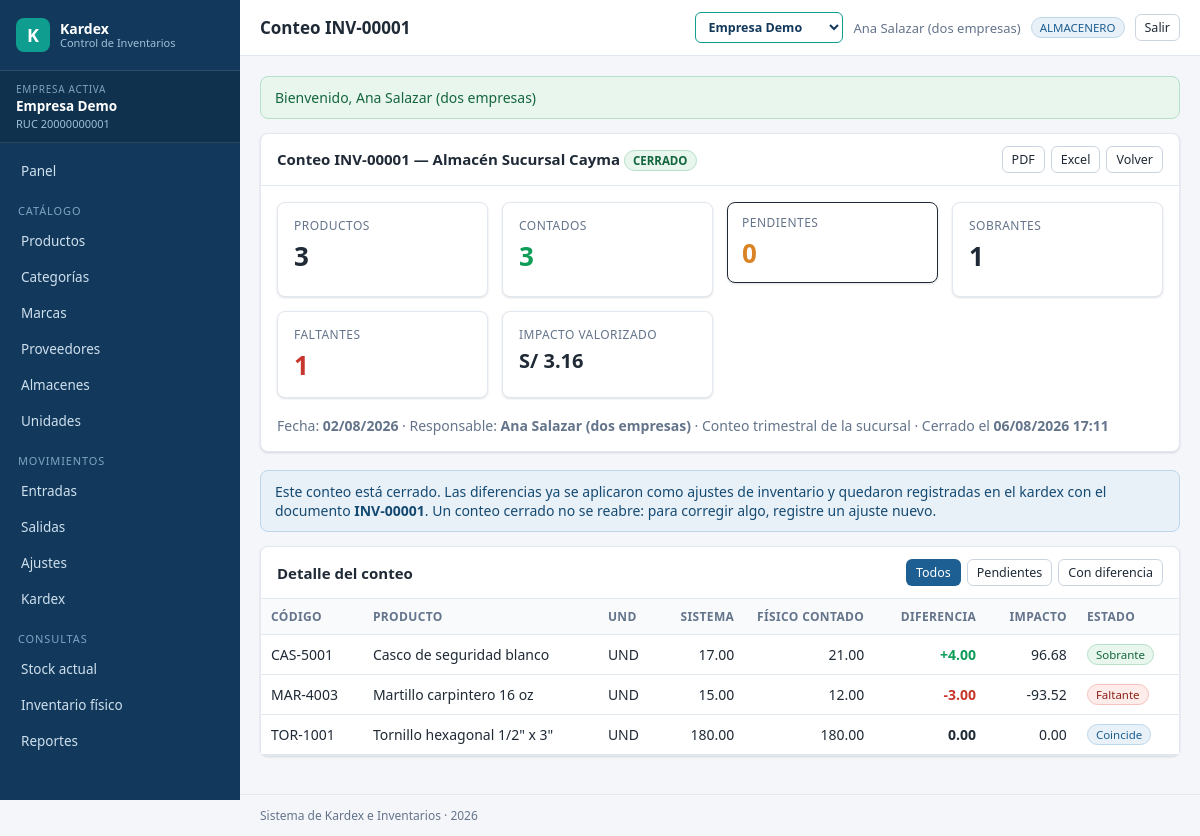
The page /inventario_fisico.php?a=ver&id=1 (signed in) on the database as committed earlier.
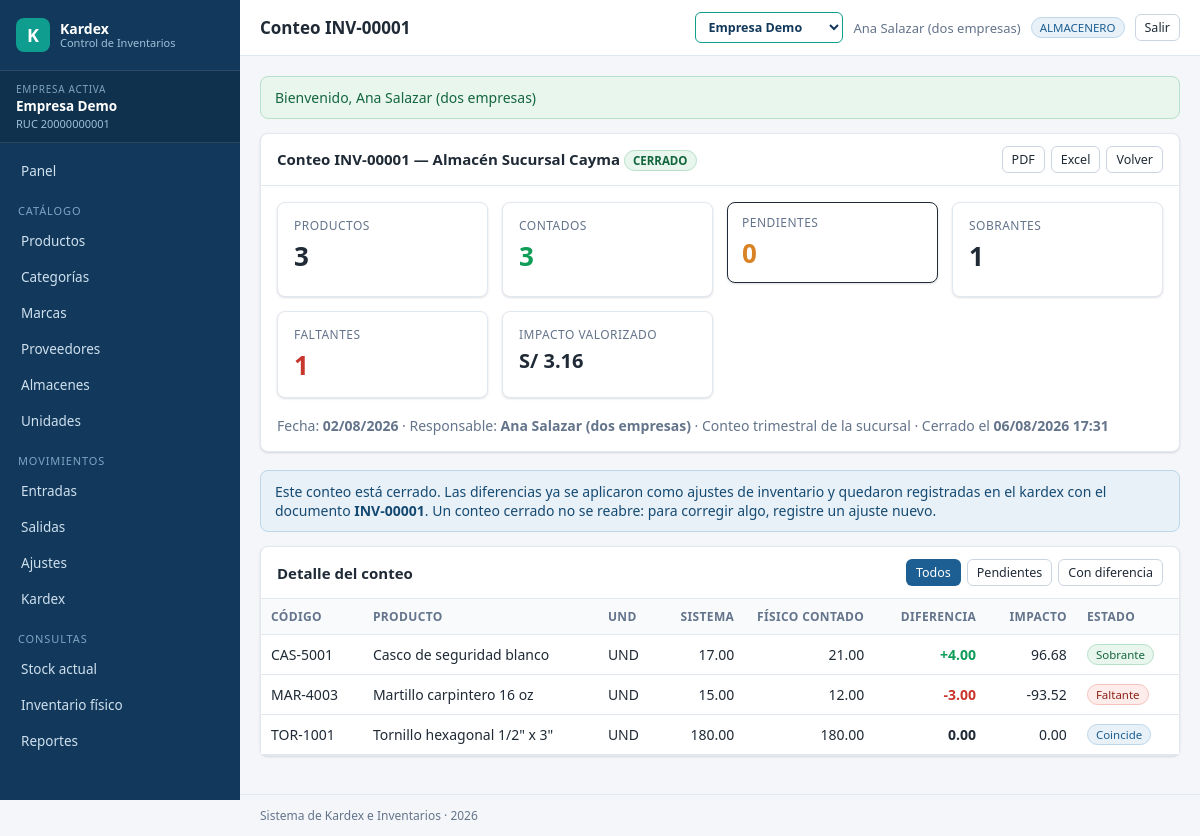
The same page on the database as committed later.
### tables this page shows
CREATE TABLE inventarios (
  id          INT UNSIGNED AUTO_INCREMENT PRIMARY KEY,
  empresa_id  INT UNSIGNED NOT NULL,
  codigo      VARCHAR(30)  NOT NULL,
  fecha       DATE         NOT NULL,
  almacen_id  INT UNSIGNED NOT NULL,
  estado      ENUM('ABIERTO','CERRADO') NOT NULL DEFAULT 'ABIERTO',
  observacion VARCHAR(255) NULL,
  usuario_id  INT UNSIGNED NOT NULL,
  creado_en   DATETIME NOT NULL DEFAULT CURRENT_TIMESTAMP,
  cerrado_en  DATETIME NULL,
  CONSTRAINT fk_inv_emp FOREIGN KEY (empresa_id) REFERENCES empresas(id),
  CONSTRAINT fk_inv_alm FOREIGN KEY (almacen_id) REFERENCES almacenes(id),
  CONSTRAINT fk_inv_usr FOREIGN KEY (usuario_id) REFERENCES usuarios(id),
  UNIQUE KEY uq_inv_emp_codigo (empresa_id, codigo)
);

CREATE TABLE usuarios (
  id             INT UNSIGNED AUTO_INCREMENT PRIMARY KEY,
  usuario        VARCHAR(60)  NOT NULL UNIQUE,
  nombres        VARCHAR(120) NOT NULL,
  email          VARCHAR(150) NULL UNIQUE,
  password_hash  VARCHAR(255) NOT NULL,
  estado         TINYINT(1)   NOT NULL DEFAULT 1,
  ultimo_acceso  DATETIME     NULL,
  intentos_fallidos TINYINT UNSIGNED NOT NULL DEFAULT 0,
  bloqueado_hasta   DATETIME  NULL,
  creado_en      DATETIME     NOT NULL DEFAULT CURRENT_TIMESTAMP,
  actualizado_en DATETIME     NULL ON UPDATE CURRENT_TIMESTAMP
);

CREATE TABLE almacenes (
  id         INT UNSIGNED AUTO_INCREMENT PRIMARY KEY,
  empresa_id INT UNSIGNED NOT NULL,
  codigo     VARCHAR(20)  NOT NULL,
  nombre     VARCHAR(120) NOT NULL,
  direccion  VARCHAR(255) NULL,
  estado     TINYINT(1)   NOT NULL DEFAULT 1,
  CONSTRAINT fk_alm_emp FOREIGN KEY (empresa_id) REFERENCES empresas(id),
  UNIQUE KEY uq_alm_emp_codigo (empresa_id, codigo)
);

### views/inventario_fisico/detalle.php (the view, shortened to what the changed rows need)
<?php
$abierto = $inv['estado'] === 'ABIERTO';
$puede   = Auth::puede('inventario.gestionar');
$r       = $inv['resumen'];
$detalle = array_filter($inv['detalle'], function ($d) use ($filtro) {
    return match ($filtro) {
        'pendientes'  => $d['stock_fisico'] === null,
        'diferencias' => $d['stock_fisico'] !== null && (float) $d['diferencia'] != 0.0,
        default       => true,
    };
});
?>
<div class="tarjeta">
  <div class="tarjeta-cab">
    <h2>Conteo <?= e($inv['codigo']) ?> — <?= e($inv['almacen']) ?>
      <span class="badge <?= $abierto ? 'badge-warn' : 'badge-ok' ?>"><?= e($inv['estado']) ?></span>
    </h2>
    <div class="acciones">
      <a class="btn btn-sm btn-gris" href="<?= url('exportar.php?r=inventario_fisico&f=pdf&inventario_id=' . $inv['id']) ?>">PDF</a>
      <a class="btn btn-sm btn-gris" href="<?= url('exportar.php?r=inventario_fisico&f=xlsx&inventario_id=' . $inv['id']) ?>">Excel</a>
      <a class="btn btn-sm btn-gris" href="<?= url('inventario_fisico.php') ?>">Volver</a>
    </div>
  </div>
  <div class="tarjeta-cuerpo">
    <div class="kpis">
      <div class="kpi"><div class="etiqueta">Productos</div><div class="valor"><?= (int) $r['items'] ?></div></div>
      <div class="kpi exito"><div class="etiqueta">Contados</div><div class="valor"><?= (int) $r['contados'] ?></div></div>
      <div class="kpi alerta"><div class="etiqueta">Pendientes</div><div class="valor"><?= (int) $r['pendientes'] ?></div></div>
      <div class="kpi"><div class="etiqueta">Sobrantes</div><div class="valor"><?= (int) $r['sobrantes'] ?></div></div>
      <div class="kpi peligro"><div class="etiqueta">Faltantes</div><div class="valor"><?= (int) $r['faltantes'] ?></div></div>
      <div class="kpi"><div class="etiqueta">Impacto valorizado</div>
        <div class="valor" style="font-size:20px"><?= Empresa::simbolo() ?> <?= Vista::num($r['impacto']) ?></div></div>
    </div>
    <p style="color:var(--suave);margin:0">
      Fecha: <strong><?= Vista::fecha($inv['fecha']) ?></strong> ·
      Responsable: <strong><?= e($inv['usuario_nombre']) ?></strong>
      <?php if ($inv['observacion']): ?> · <?= e($inv['observacion']) ?><?php endif; ?>
      <?php if (!$abierto && $inv['cerrado_en']): ?>
        · Cerrado el <strong><?= Vista::fecha($inv['cerrado_en'], true) ?></strong>
      <?php endif; ?>
    </p>
  </div>
</div>
<?php if (!$abierto): ?>
  <div class="alerta alerta-info">
    Este conteo está cerrado. Las diferencias ya se aplicaron como ajustes de inventario
    y quedaron registradas en el kardex con el documento <strong><?= e($inv['codigo']) ?></strong>.
    Un conteo cerrado no se reabre: para corregir algo, registre un ajuste nuevo.
  </div>
<?php endif; ?>
<div class="tarjeta">
  <div class="tarjeta-cab">
    <h2>Detalle del conteo</h2>
    <div class="acciones">
      <a class="btn btn-sm <?= $filtro === 'todos' ? '' : 'btn-gris' ?>"
         href="<?= url('inventario_fisico.php?a=ver&id=' . $inv['id'] . '&ver=todos') ?>">Todos</a>
      <a class="btn btn-sm <?= $filtro === 'pendientes' ? '' : 'btn-gris' ?>"
         href="<?= url('inventario_fisico.php?a=ver&id=' . $inv['id'] . '&ver=pendientes') ?>">Pendientes</a>
      <a class="btn btn-sm <?= $filtro === 'diferencias' ? '' : 'btn-gris' ?>"
         href="<?= url('inventario_fisico.php?a=ver&id=' . $inv['id'] . '&ver=diferencias') ?>">Con diferencia</a>
    </div>
  </div>
  <form method="post" id="formConteo">
    <div class="tabla-scroll">
      <?php if (!$detalle): ?>
        <p class="vacio">No hay líneas que mostrar con ese filtro.</p>
      <?php else: ?>
      <table class="tabla" id="tablaConteo">
        <thead><tr>
          <th>Código</th><th>Producto</th><th>Und</th>
          <th class="num">Sistema</th>
          <th class="num" style="width:130px">Físico contado</th>
          <th class="num">Diferencia</th>
          <th class="num">Impacto</th>
          <th>Estado</th>
        </tr></thead>
        <tbody>
        <?php foreach ($detalle as $d): ?>
          <?php
            $contado = $d['stock_fisico'] !== null;
            $dif     = (float) ($d['diferencia'] ?? 0);
            $impacto = $contado ? $dif * (float) $d['costo_promedio'] : 0;
          ?>
          <tr data-buscar="<?= e(mb_strtolower($d['codigo'] . ' ' . $d['descripcion'])) ?>">
            <td><?= e($d['codigo']) ?></td>
            <td><?= e($d['descripcion']) ?></td>
            <td><?= e($d['unidad']) ?></td>
            <td class="num"><?= Vista::num($d['stock_sistema']) ?></td>
            <td class="num">
              <?php if ($abierto && $puede): ?>
                <input type="number" step="0.0001" min="0" style="text-align:right"
                       name="fisico[<?= (int) $d['id'] ?>]"
                       data-sistema="<?= e($d['stock_sistema']) ?>"
                       data-costo="<?= e($d['costo_promedio']) ?>"
                       value="<?= $contado ? e($d['stock_fisico']) : '' ?>"
                       placeholder="—">
              <?php else: ?>
                <?= $contado ? Vista::num($d['stock_fisico']) : '—' ?>
              <?php endif; ?>
            </td>
            <td class="num celda-dif">
              <?php if ($contado): ?>
                <strong style="color:<?= $dif > 0 ? 'var(--ok)' : ($dif < 0 ? 'var(--error)' : 'inherit') ?>">
                  <?= ($dif > 0 ? '+' : '') . Vista::num($dif) ?></strong>
              <?php else: ?>—<?php endif; ?>
            </td>
            <td class="num celda-imp"><?= $contado ? Vista::num($impacto) : '—' ?></td>
            <td class="celda-est">
              <?php if (!$contado): ?><span class="badge badge-warn">Sin contar</span>
              <?php elseif ($dif > 0): ?><span class="badge badge-ok">Sobrante</span>
              <?php elseif ($dif < 0): ?><span class="badge badge-error">Faltante</span>
              <?php else: ?><span class="badge">Coincide</span><?php endif; ?>
            </td>
          </tr>
        <?php endforeach; ?>
        </tbody>
      </table>
      <?php endif; ?>
    </div>
  </form>
</div>

### views/layout.php (shortened to what the changed rows need)
<!DOCTYPE html>
<html lang="es">
<head>
<link rel="stylesheet" href="<?= url('assets/css/app.css') ?>">
</head>
<body>
<div class="layout">
  <aside class="sidebar" id="sidebar">
    <div class="brand">
      <span class="brand-mark">K</span>
      <span class="brand-text">Kardex<small>Control de Inventarios</small></span>
    </div>
    <div class="empresa-activa" title="<?= e(Empresa::actual()['razon_social'] ?? '') ?>">
      <span class="empresa-etiqueta">Empresa activa</span>
      <span class="empresa-nombre"><?= e(Empresa::nombre()) ?></span>
      <span class="empresa-ruc">RUC <?= e(Empresa::actual()['ruc'] ?? '') ?></span>
    </div>
    <nav class="menu">
      <a href="<?= url('index.php') ?>" class="<?= $_SERVER['SCRIPT_NAME'] === url('index.php') ? 'activo' : '' ?>">Panel</a>
      <?php if (Auth::puede('productos.ver')): ?>
        <span class="menu-grupo">Catálogo</span>
        <a href="<?= url('productos.php') ?>">Productos</a>
      <?php endif; ?>
      <?php if (Auth::puede('catalogos.ver')): ?>
        <a href="<?= url('catalogos.php?t=categorias') ?>">Categorías</a>
        <a href="<?= url('catalogos.php?t=marcas') ?>">Marcas</a>
        <a href="<?= url('catalogos.php?t=proveedores') ?>">Proveedores</a>
        <a href="<?= url('catalogos.php?t=almacenes') ?>">Almacenes</a>
        <a href="<?= url('catalogos.php?t=unidades') ?>">Unidades</a>
      <?php endif; ?>
      <?php if (Auth::puede('entradas.ver') || Auth::puede('salidas.ver')): ?>
        <span class="menu-grupo">Movimientos</span>
      <?php endif; ?>
      <?php if (Auth::puede('entradas.ver')): ?><a href="<?= url('entradas.php') ?>">Entradas</a><?php endif; ?>
      <?php if (Auth::puede('salidas.ver')): ?><a href="<?= url('salidas.php') ?>">Salidas</a><?php endif; ?>
      <?php if (Auth::puede('ajustes.registrar')): ?><a href="<?= url('ajustes.php') ?>">Ajustes</a><?php endif; ?>
      <?php if (Auth::puede('kardex.ver')): ?><a href="<?= url('kardex.php') ?>">Kardex</a><?php endif; ?>
      <span class="menu-grupo">Consultas</span>
      <?php if (Auth::puede('inventario.ver')): ?>
        <a href="<?= url('inventario.php') ?>">Stock actual</a>
        <a href="<?= url('inventario_fisico.php') ?>">Inventario físico</a>
      <?php endif; ?>
      <?php if (Auth::puede('reportes.ver')): ?><a href="<?= url('reportes.php') ?>">Reportes</a><?php endif; ?>
    </nav>
  </aside>
  <div class="contenedor">
    <header class="topbar">
      <h1><?= e($tituloPagina) ?></h1>
      <div class="usuario-box">
        <?php $misEmpresas = Empresa::delUsuario(Auth::id()); ?>
        <?php if (count($misEmpresas) > 1): ?>
          <select class="selector-empresa" onchange="if(this.value) location.href=this.value">
            <?php foreach ($misEmpresas as $em): ?>
              <option value="<?= url('empresas.php?a=cambiar&id=' . $em['id']) ?>"
                      <?= (int) $em['id'] === Empresa::id() ? 'selected' : '' ?>>
                <?= e($em['nombre_corto']) ?>
              </option>
            <?php endforeach; ?>
          </select>
        <?php endif; ?>
        <span class="usuario-nombre"><?= e(Auth::usuario()['nombres'] ?? '') ?></span>
        <span class="badge"><?= e(Auth::rol()) ?></span>
        <a class="btn btn-sm btn-gris" href="<?= url('logout.php') ?>">Salir</a>
      </div>
    </header>
    <main class="contenido">
      <?php foreach (Sesion::flashes() as $f): ?>
        <div class="alerta alerta-<?= e($f['tipo']) ?>"><?= e($f['mensaje']) ?></div>
      <?php endforeach; ?>
      <?= $contenido ?>
    </main>
    <footer class="pie">
      <?= e(Config::get('app.nombre')) ?> · <?= date('Y') ?>
    </footer>
  </div>
</div>
</body>
</html>

Rows that differ between the two databases and show on the page:
changed inventarios "INV-00001": cerrado_en "06/08/2026 17:11" → "06/08/2026 17:31"
